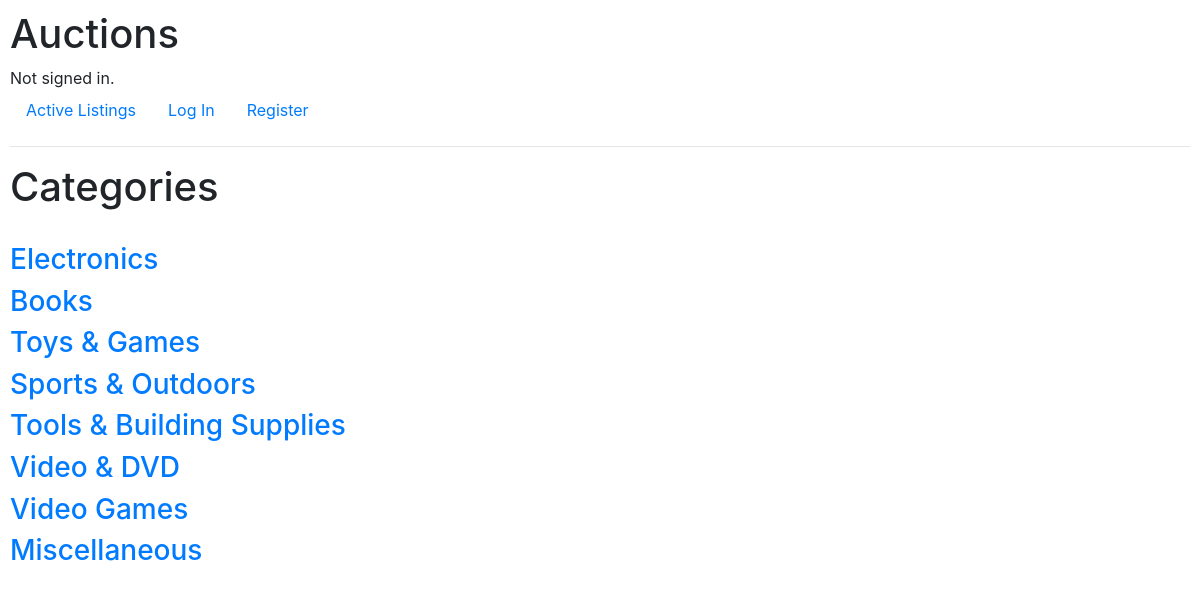
The page /categories on the database as committed earlier.
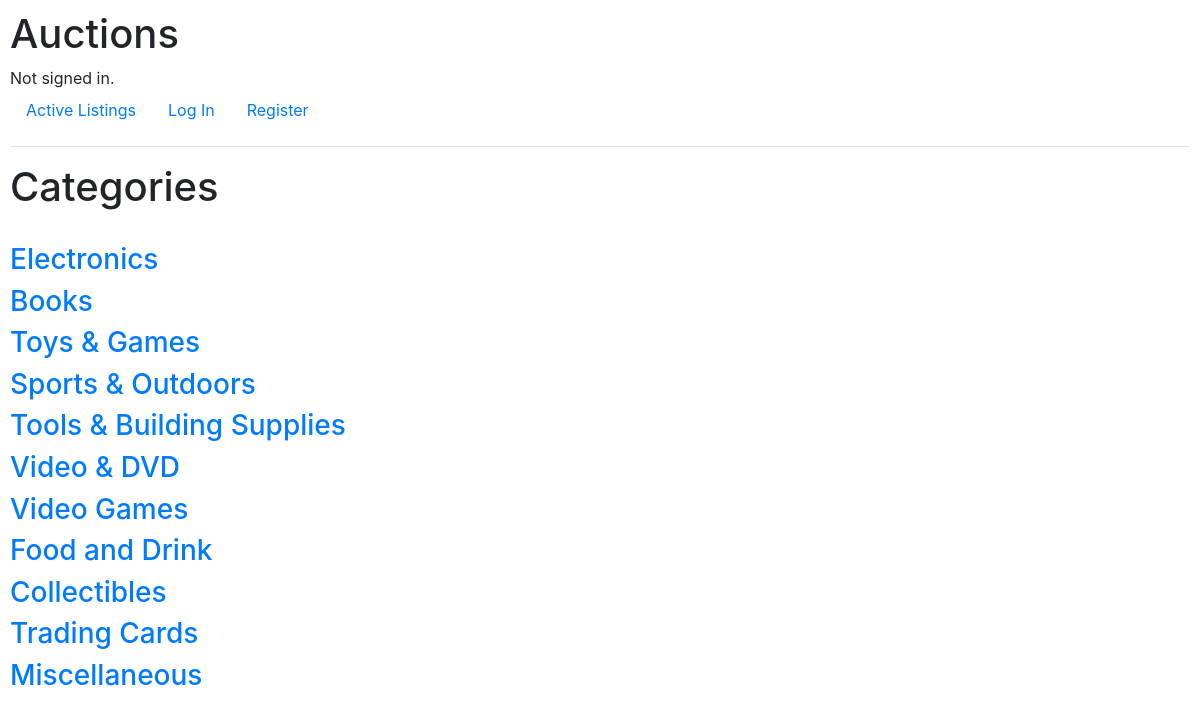
The same page on the database as committed later.
### auctions/models.py (models this page shows, shortened)
class Category(models.Model):
    name = models.CharField(max_length=32)

### auctions/views.py (the view)
# urls.py: path("categories", views.categories, name="categories")
def categories(request):
    categories = Category.objects.all()
    return render(request, "auctions/categories.html", {
        "categories": categories,
    })

### auctions/templates/auctions/categories.html
{% extends "auctions/layout.html" %}
{% block body %}
    <h1>Categories</h1>
    <br>
    {% for category in categories %}
        <a href="{% url 'category' category.id %}"><h3>{{ category.name }}</h3>
    {% endfor %}
{% endblock %}

### auctions/templates/auctions/layout.html (shortened to what this page needs)
{% load static %}
<!DOCTYPE html>
<html lang="en">
    <head>
        <link rel="stylesheet" href="https://stackpath.bootstrapcdn.com/bootstrap/4.4.1/css/bootstrap.min.css">
        <link href="{% static 'auctions/styles.css' %}" rel="stylesheet">
    </head>
    <body>
        <h1>Auctions</h1>
        <div>
            {% if user.is_authenticated %}
                Signed in as <strong>{{ user.username }}</strong>.
            {% else %}
                Not signed in.
            {% endif %}
        </div>
        <ul class="nav">
            <li class="nav-item">
                <a class="nav-link" href="{% url 'index' %}">Active Listings</a>
            </li>
            {% if user.is_authenticated %}
                <li class="nav-item">
                    <a class="nav-link" href="{% url 'logout' %}">Log Out</a>
                </li>
                <li>
                    <a class="nav-link" href="{% url 'create' %}">Create Listing</a>
                </li>
                <li>
                    <a class="nav-link" href="{% url 'watchlist' %}">Watchlist</a>
                </li>
                <li>
                    <a class="nav-link" href="{% url 'categories' %}">Categories</a>
                </li>
            {% else %}
                <li class="nav-item">
                    <a class="nav-link" href="{% url 'login' %}">Log In</a>
                </li>
                <li class="nav-item">
                    <a class="nav-link" href="{% url 'register' %}">Register</a>
                </li>
            {% endif %}
        </ul>
        <hr>
        {% block body %}
        {% endblock %}
    </body>
</html>

### auctions/static/auctions/styles.css (style rules this page uses)
body { padding: 10px; }

Rows that differ between the two databases and show on the page:
added Category: name "Food and Drink"
added Category: name "Collectibles"
added Category: name "Trading Cards"
